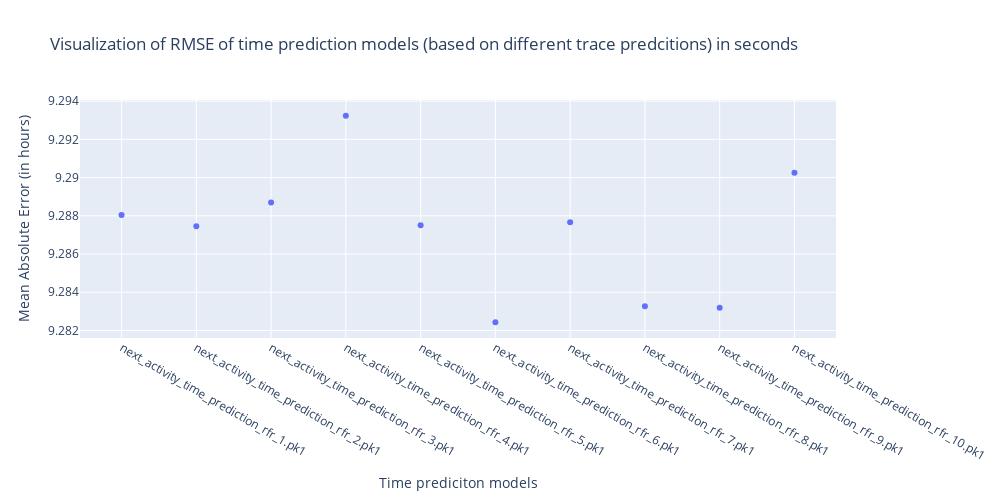

This figure's notebook cell:
### Code cell
px.scatter(models_scores_time_df, x = 'model_name', y = 'MAE',
           labels = {
                      'model_name': 'Time prediciton models',
                      'MAE': 'Mean Absolute Error (in hours)'},
                  title = 'Visualization of RMSE of time prediction models (based on different trace predcitions) in seconds',
                  width=1000,
                  height=500)

### Figure 1 — Plotly figure (JSON) as saved in the notebook; plotly's stock layout.template omitted (floating-point values rounded to 4 significant figures)
{"data": [{"hovertemplate": "Time prediciton models=%{x}<br>Mean Absolute Error (in hours)=%{y}<extra></extra>", "legendgroup": "", "marker": {"color": "#636efa", "symbol": "circle"}, "mode": "markers", "name": "", "orientation": "v", "showlegend": false, "type": "scatter", "x": ["next_activity_time_prediction_rfr_1.pk1", "next_activity_time_prediction_rfr_2.pk1", "next_activity_time_prediction_rfr_3.pk1", "next_activity_time_prediction_rfr_4.pk1", "next_activity_time_prediction_rfr_5.pk1", "next_activity_time_prediction_rfr_6.pk1", "next_activity_time_prediction_rfr_7.pk1", "next_activity_time_prediction_rfr_8.pk1", "next_activity_time_prediction_rfr_9.pk1", "next_activity_time_prediction_rfr_10.pk1"], "xaxis": "x", "y": [9.288, 9.287, 9.289, 9.293, 9.288, 9.282, 9.288, 9.283, 9.283, 9.29], "yaxis": "y"}], "layout": {"height": 500, "legend": {"tracegroupgap": 0}, "title": {"text": "Visualization of RMSE of time prediction models (based on different trace predcitions) in seconds"}, "width": 1000, "xaxis": {"anchor": "y", "domain": [0, 1], "title": {"text": "Time prediciton models"}}, "yaxis": {"anchor": "x", "domain": [0, 1], "title": {"text": "Mean Absolute Error (in hours)"}}}}
